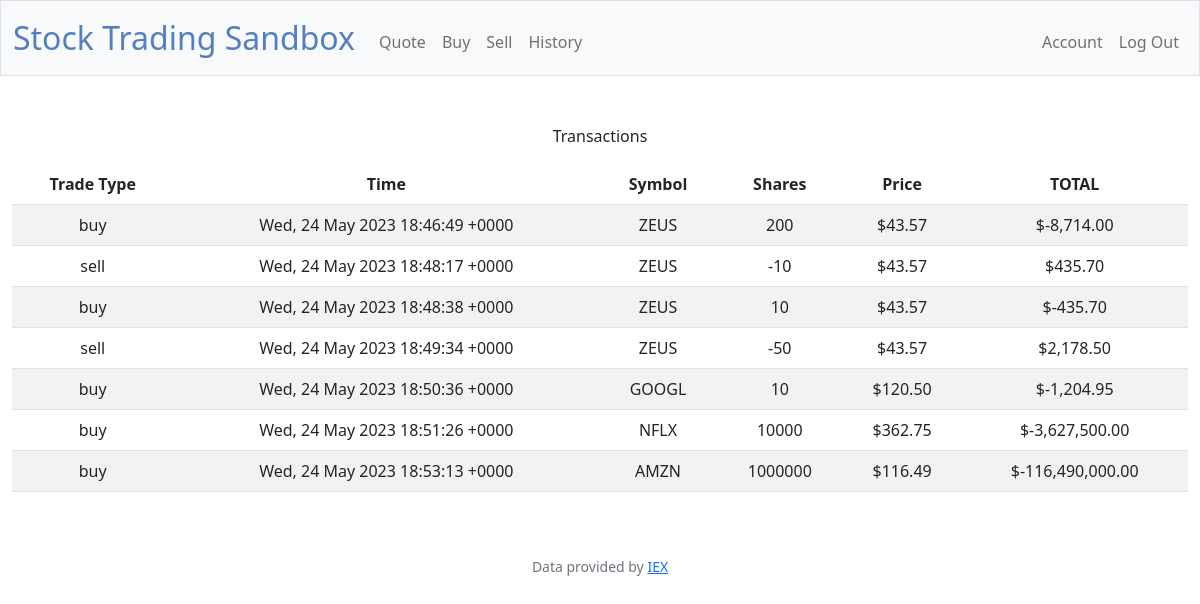
Page /history (signed in) on the committed database.
### tables this page shows
CREATE TABLE history (
        id INTEGER PRIMARY KEY AUTOINCREMENT NOT NULL,
        user_id INTEGER NOT NULL,
        tradetype TEXT NOT NULL,
        tiempo TEXT NOT NULL,
        symbol TEXT NOT NULL,
        shares INTEGER NOT NULL,
        price NUMERIC NOT NULL,
        FOREIGN KEY(user_id) REFERENCES users(id)
        );

### app.py (the view)
@app.route("/history")
@login_required
def history():
    trades = db.execute("SELECT * FROM history WHERE user_id = ?", session["user_id"])
    return render_template("history.html", trades=trades)

### app.py (called while the page is built)
@app.after_request
def after_request(response):
    response.headers["Cache-Control"] = "no-cache, no-store, must-revalidate"
    response.headers["Expires"] = 0
    response.headers["Pragma"] = "no-cache"
    return response

### helpers.py (called while the page is built)
def login_required(f):
    @wraps(f)
    def decorated_function(*args, **kwargs):
        if session.get("user_id") is None:
            return redirect("/login")
        return f(*args, **kwargs)
    return decorated_function

def usd(value):
    return f"${value:,.2f}"

### templates/history.html (shortened to what this page needs)
{% extends "layout.html" %}
{% block main %}
    <p>Transactions</p>
    <table class="table table-striped">
        <thead>
            <tr>
                <th>Trade Type</th>
                <th>Time</th>
                <th>Symbol</th>
                <th>Shares</th>
                <th>Price</th>
                <th>TOTAL</th>
            </tr>
        </thead>
        <tbody>
            {% for trade in trades %}
                <tr>
                    <td>{{ trade["tradetype"] }}</td>
                    <td>{{ trade["tiempo"] }}</td>
                    <td>{{ trade["symbol"] }}</td>
                    <td>{{ trade["shares"] }}</td>
                    <td>{{ trade["price"] | usd }}</td>
                    <td>{{ -(trade["price"] * trade["shares"]) | usd }}</td>
                </tr>
            {% endfor %}
        </tbody>
    </table>
{% endblock %}

### rows in the picture
history: tradetype "buy", tiempo "Wed, 24 May 2023 18:46:49 +0000", symbol "ZEUS", shares "200", price "$43.57", (trade['price']*trade['shares'])|usd "$-8,714.00"
history: tradetype "sell", tiempo "Wed, 24 May 2023 18:48:17 +0000", symbol "ZEUS", shares "-10", price "$43.57", (trade['price']*trade['shares'])|usd "$435.70"
history: tradetype "buy", tiempo "Wed, 24 May 2023 18:48:38 +0000", symbol "ZEUS", shares "10", price "$43.57", (trade['price']*trade['shares'])|usd "$-435.70"
history: tradetype "sell", tiempo "Wed, 24 May 2023 18:49:34 +0000", symbol "ZEUS", shares "-50", price "$43.57", (trade['price']*trade['shares'])|usd "$2,178.50"
history: tradetype "buy", tiempo "Wed, 24 May 2023 18:50:36 +0000", symbol "GOOGL", shares "10", price "$120.50", (trade['price']*trade['shares'])|usd "$-1,204.95"
history: tradetype "buy", tiempo "Wed, 24 May 2023 18:51:26 +0000", symbol "NFLX", shares "10000", price "$362.75", (trade['price']*trade['shares'])|usd "$-3,627,500.00"
history: tradetype "buy", tiempo "Wed, 24 May 2023 18:53:13 +0000", symbol "AMZN", shares "1000000", price "$116.49", (trade['price']*trade['shares'])|usd "$-116,490,000.00"
